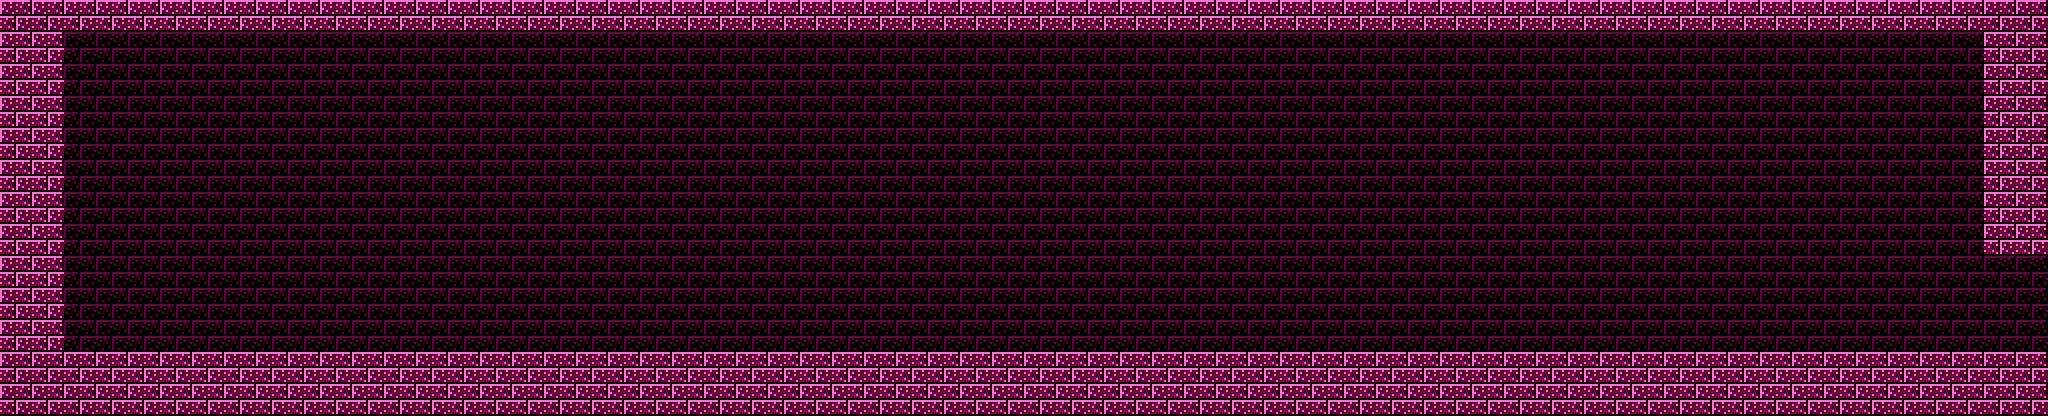

A 2D game scene composited from a Tiled map and its tileset images. What follows is a short description and the map's XML, with each tile layer's data collapsed to a summary:
An orthogonal 128x26 tile map with 16x16 px tiles, 1 tile layer (base).

<map version="1.8" tiledversion="1.8.2" orientation="orthogonal" renderorder="right-down" width="128" height="26" tilewidth="16" tileheight="16" infinite="0" nextlayerid="6" nextobjectid="1">
 <tileset firstgid="0" source="palace-6.tsx" />
 <layer id="5" name="base" width="128" height="26">
  <data>[3328 cells, 3328 non-empty, 4 distinct tile ids]</data>
 </layer>
</map>
